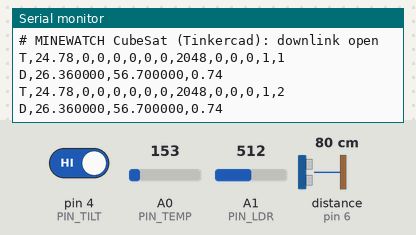
This sketch was run on a simulated Arduino Uno, built with avr-gcc and run on an emulated ATmega328P. On the bench: the last lines printed to the serial monitor. Wiring (inferred from the names in the program): ultrasonic range finder: trigger pin 7; echo pin 6. The inputs (shaded band) are chosen by the test bench; at power-on: distance to the obstacle (sensor on pin 6) 80 cm, A0 (PIN_TEMP) = 153, A1 (PIN_LDR) = 512, pin 4 (PIN_TILT) HIGH. The echo pulse lasts 58.3 µs per cm.

Above: at 1.8 s.
1.9 s: distance to the obstacle (sensor on pin 6) set to 2 cm
At 2.5 s:
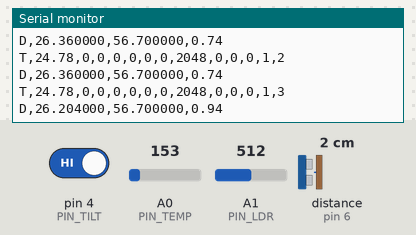
3.4 s: A0 (PIN_TEMP) set to 165
At 4.7 s:
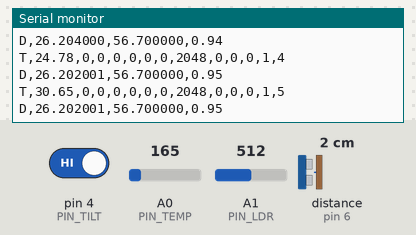
4.9 s: A1 (PIN_LDR) set to 716
At 5.9 s:
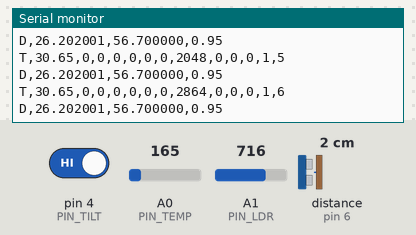
6.4 s: pin 4 (PIN_TILT) driven LOW
7.9 s: distance to the obstacle (sensor on pin 6) set to 4 cm
At 8.9 s:
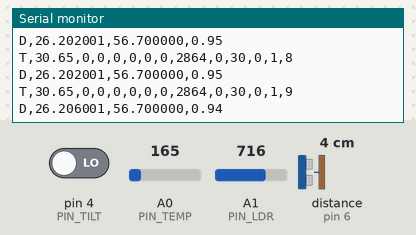
9.4 s: A0 (PIN_TEMP) set to 175
At 10.8 s:
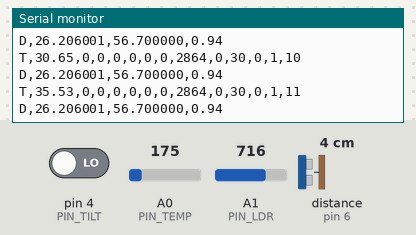
Timing chart, 0 to 11.9 s (numbered marks = the images above; inputs shaded):
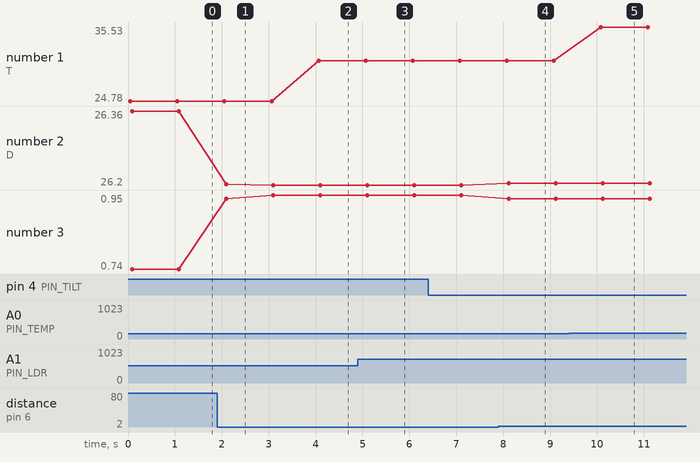

The sketch:

satellite_tinkercad.ino
```cpp
// MINEWATCH CubeSat: Tinkercad Circuits version (Arduino Uno stands in for the ESP32)
//
//   Photoresistor  = LDR (sun / eclipse)          A1
//   TMP36          = temperature sensor            A0
//   Tilt sensor    = MPU-6050 (attitude flag)      D4
//   Ultrasonic     = ESP32-CAM (object < 150 cm = "mine")  TRIG D7, ECHO D6
//   Serial Monitor = LoRa downlink to the ground station
//
// Prints the same CSV packets as the real CubeSat; fields not simulated here are 0:
//   T,temp_c,solar_mw,power_mw,bus_v,current_ma,batt_v,soc,ldr,roll,pitch,yaw,cam_on,sd_records
//   D,lat,lon,conf

const int PIN_TEMP = A0, PIN_LDR = A1;
const int PIN_TILT = 4, PIN_ECHO = 6, PIN_TRIG = 7;

const int DETECT_CM = 150;     // object closer than this = detection
const int SUNLIT_LDR = 1000;   // on the 0-4095 scale the dashboard expects

unsigned long packets = 0;

float readTempC() {
  float v = analogRead(PIN_TEMP) * 5.0 / 1023.0;
  return (v - 0.5) * 100.0;    // TMP36: 10 mV per degree, 500 mV at 0 C
}

long readDistanceCm() {
  digitalWrite(PIN_TRIG, LOW);
  delayMicroseconds(2);
  digitalWrite(PIN_TRIG, HIGH);
  delayMicroseconds(10);
  digitalWrite(PIN_TRIG, LOW);
  long us = pulseIn(PIN_ECHO, HIGH, 30000);
  return us == 0 ? -1 : us / 58;
}

void setup() {
  Serial.begin(9600);
  pinMode(PIN_TILT, INPUT_PULLUP);
  pinMode(PIN_TRIG, OUTPUT);
  pinMode(PIN_ECHO, INPUT);
  Serial.println("# MINEWATCH CubeSat (Tinkercad): downlink open");
}

void loop() {
  float tempC = readTempC();
  int ldr = analogRead(PIN_LDR) * 4;                 // 10-bit -> ESP32-style 12-bit
  bool sunlit = ldr > SUNLIT_LDR;
  bool camOn = sunlit;                               // image in sunlight only; eclipse = low-power mode
  int pitch = digitalRead(PIN_TILT) == LOW ? 30 : 0; // flip if your tilt sensor reads the other way

  packets++;
  Serial.print("T,");
  Serial.print(tempC, 2);
  Serial.print(",0,0,0,0,0,0,");
  Serial.print(ldr);
  Serial.print(",0,");
  Serial.print(pitch);
  Serial.print(",0,");
  Serial.print(camOn ? 1 : 0);
  Serial.print(',');
  Serial.println(packets);

  long dist = camOn ? readDistanceCm() : -1;
  if (dist > 0 && dist < DETECT_CM) {
    // Map the object's distance into the Hormuz box, like the water-tray demo
    float lat = 26.20 + (float)dist / DETECT_CM * 0.30;
    float conf = 0.95 - 0.40 * dist / DETECT_CM;
    Serial.print("D,");
    Serial.print(lat, 6);
    Serial.print(",56.700000,");
    Serial.println(conf, 2);
  }

  delay(1000);
}
```

Measured:
- after the input at 1.9 s, the serial monitor: prints a new line after 0.19 s (image 1)
- after the input at 3.4 s, the serial monitor: prints a new line after 0.66 s (image 2)
- after the input at 4.9 s, the serial monitor: prints a new line after 0.17 s (image 3)
- after the input at 7.9 s, the serial monitor: prints a new line after 0.22 s (image 4)
- after the input at 9.4 s, the serial monitor: prints a new line after 0.68 s (image 5)
- plotted number 1: 24.78 → 30.65 after the input at 3.4 s, 30.65 → 35.53 after the input at 9.4 s
- plotted number 2: 26.36 → 26.2 after the input at 1.9 s, 26.2 → 26.21 after the input at 7.9 s
- plotted number 3: 0.74 → 0.95 after the input at 1.9 s, 0.95 → 0.94 after the input at 7.9 s
